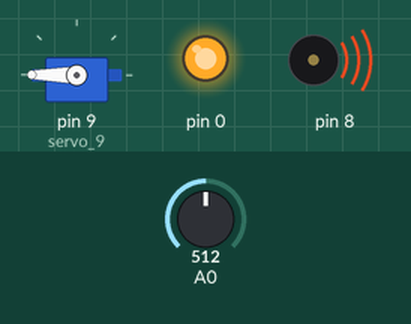
This sketch was run on a simulated Arduino Uno, built with avr-gcc and run on an emulated ATmega328P. Shown: servo, output pins drawn as LEDs (lit = HIGH), buzzer (waves = sounding). The inputs (shaded band) are chosen by the test bench; at power-on: A0 = 512.

Above: at 1.2 s.
1.3 s: A0 set to 221
3.4 s: A0 set to 196
At 5.5 s:
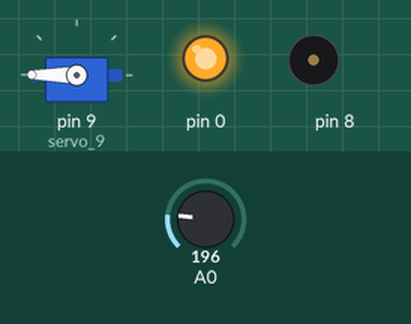
5.8 s: A0 set to 306
At 7.0 s:
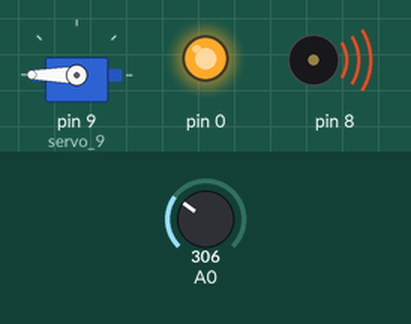
7.3 s: A0 set to 122
At 9.7 s:
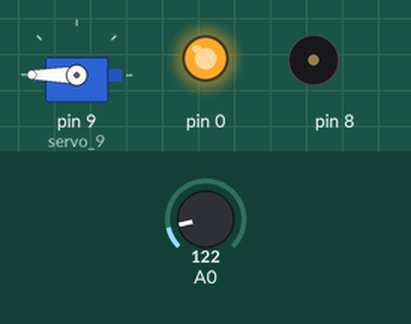
Timing chart, 0 to 10.7 s (numbered marks = the images above; inputs shaded):
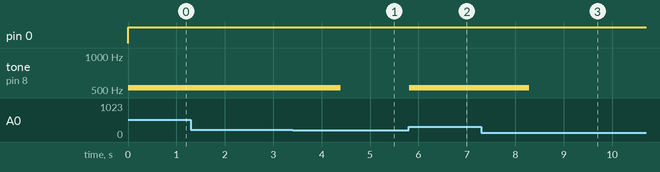

The sketch:

project-code.ino
```cpp
// C++ code
//
#include <Servo.h>

int temp = 0;

int unnamed = 0;

Servo servo_9;

void setup()
{
  pinMode(A0, INPUT);
  servo_9.attach(9, 500, 2500);
  pinMode(8, OUTPUT);
  pinMode(0, OUTPUT);

  // define temp variable
  temp = 0;
}

void loop()
{
  // assign the temperature in Celsius to temp
  // variable
  temp = (-40 + 0.488155 * (analogRead(A0) - 20));
  // check the temperature
  if (temp >= 30) {
    servo_9.write(360);
    // If above 50 Celsius will beep and turn on the
    // red led
    if (temp > 50) {
      tone(8, 523, 1000); // play tone 60 (C5 = 523 Hz)
      digitalWrite(0, HIGH);
    }
  }
  delay(10); // Delay a little bit to improve simulation performance
}
```

Measured:
- the behaviour switches between 207 and 206 on A0 (found by bisection; images 0 and 1)
- after the input at 1.3 s, every drawn part: stays the same
- after the input at 3.4 s, tone on pin 8: 523 Hz → silent after 0.99 s
- after the input at 5.8 s, tone on pin 8: silent → 523 Hz at once
- after the input at 7.3 s, tone on pin 8: 523 Hz → silent after 0.99 s
